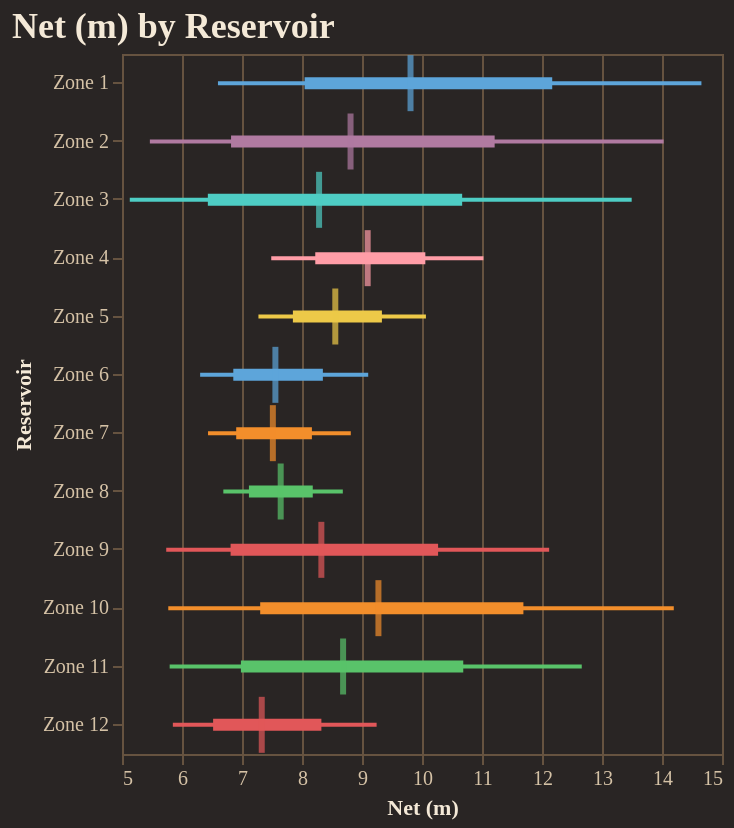

Notebook source saved alongside this figure:
### Code cell
fig = reporter.plotter.forest_plot(
    "Net (m)", 
    backend=PLOTTING_BACKEND
)
fig.show()

### Figure 1 — Vega-Lite specification as saved in the notebook (floating-point values rounded to 4 significant figures)
{"config": {"background": "#292524", "view": {"fill": "#292524", "stroke": "#665340"}, "title": {"color": "#f4e9d7", "font": "Merriweather", "fontSize": 18, "fontWeight": 600, "subtitleColor": "#d5c2a6", "anchor": "start"}, "axis": {"domainColor": "#665340", "gridColor": "#665340", "tickColor": "#665340", "labelColor": "#d5c2a6", "titleColor": "#f4e9d7", "labelFont": "Merriweather", "titleFont": "Merriweather"}, "legend": {"titleColor": "#f4e9d7", "labelColor": "#d5c2a6", "labelFont": "Merriweather", "titleFont": "Merriweather", "orient": "top-right", "symbolType": "circle"}, "header": {"labelColor": "#d5c2a6", "titleColor": "#f4e9d7", "labelFont": "Merriweather", "titleFont": "Merriweather"}, "mark": {"color": "#c78d3b"}, "line": {"color": "#c78d3b"}, "bar": {"color": "#c78d3b"}, "point": {"color": "#ddb06d"}, "area": {"color": "#c78d3b", "opacity": 0.35}, "text": {"color": "#f4e9d7", "font": "Merriweather"}, "range": {"category": ["#5DA5DA", "#F28E2B", "#59C36A", "#E15759", "#B07AA1", "#4ECDC4", "#FF9DA7", "#EDC948"]}}, "layer": [{"mark": {"type": "rule", "strokeWidth": 2}, "encoding": {"color": {"field": "group", "legend": null, "type": "nominal"}, "x": {"field": "p10", "scale": {"zero": false}, "title": "Net (m)", "type": "quantitative"}, "x2": {"field": "p90"}, "y": {"field": "group", "sort": ["Zone 1", "Zone 2", "Zone 3", "Zone 4", "Zone 5", "Zone 6", "Zone 7", "Zone 8", "Zone 9", "Zone 10", "Zone 11", "Zone 12"], "title": "Reservoir", "type": "nominal"}}}, {"mark": {"type": "rule", "strokeWidth": 6}, "encoding": {"color": {"field": "group", "legend": null, "type": "nominal"}, "x": {"field": "p25", "scale": {"zero": false}, "title": "Net (m)", "type": "quantitative"}, "x2": {"field": "p75"}, "y": {"field": "group", "sort": ["Zone 1", "Zone 2", "Zone 3", "Zone 4", "Zone 5", "Zone 6", "Zone 7", "Zone 8", "Zone 9", "Zone 10", "Zone 11", "Zone 12"], "title": "Reservoir", "type": "nominal"}}}, {"mark": {"type": "tick", "color": "black", "size": 28, "thickness": 3}, "encoding": {"color": {"field": "group", "legend": null, "type": "nominal"}, "tooltip": [{"field": "group", "title": "Group", "type": "nominal"}, {"field": "p10", "title": "P10", "type": "quantitative"}, {"field": "p25", "title": "P25", "type": "quantitative"}, {"field": "median", "title": "Median", "type": "quantitative"}, {"field": "p75", "title": "P75", "type": "quantitative"}, {"field": "p90", "title": "P90", "type": "quantitative"}], "x": {"field": "median", "scale": {"zero": false}, "title": "Net (m)", "type": "quantitative"}, "y": {"field": "group", "sort": ["Zone 1", "Zone 2", "Zone 3", "Zone 4", "Zone 5", "Zone 6", "Zone 7", "Zone 8", "Zone 9", "Zone 10", "Zone 11", "Zone 12"], "title": "Reservoir", "type": "nominal"}}}], "data": {"name": "data-f28090cfb6d1b9c0d37a43f9d9515c36"}, "height": 350, "title": "Net (m) by Reservoir", "width": "container", "$schema": "https://vega.github.io/schema/vega-lite/v5.20.1.json", "datasets": {"data-f28090cfb6d1b9c0d37a43f9d9515c36": [{"group": "Zone 1", "p10": 6.599, "p25": 8.044, "median": 9.809, "p75": 12.17, "p90": 14.66}, {"group": "Zone 2", "p10": 5.464, "p25": 6.817, "median": 8.809, "p75": 11.21, "p90": 14.03}, {"group": "Zone 3", "p10": 5.13, "p25": 6.431, "median": 8.285, "p75": 10.67, "p90": 13.49}, {"group": "Zone 4", "p10": 7.487, "p25": 8.221, "median": 9.095, "p75": 10.06, "p90": 11.02}, {"group": "Zone 5", "p10": 7.274, "p25": 7.848, "median": 8.555, "p75": 9.332, "p90": 10.07}, {"group": "Zone 6", "p10": 6.302, "p25": 6.855, "median": 7.557, "p75": 8.348, "p90": 9.103}, {"group": "Zone 7", "p10": 6.434, "p25": 6.903, "median": 7.514, "p75": 8.165, "p90": 8.813}, {"group": "Zone 8", "p10": 6.689, "p25": 7.116, "median": 7.645, "p75": 8.179, "p90": 8.68}, {"group": "Zone 9", "p10": 5.737, "p25": 6.81, "median": 8.323, "p75": 10.27, "p90": 12.12}, {"group": "Zone 10", "p10": 5.771, "p25": 7.303, "median": 9.274, "p75": 11.69, "p90": 14.2}, {"group": "Zone 11", "p10": 5.794, "p25": 6.982, "median": 8.685, "p75": 10.69, "p90": 12.66}, {"group": "Zone 12", "p10": 5.848, "p25": 6.518, "median": 7.329, "p75": 8.323, "p90": 9.244}]}}
